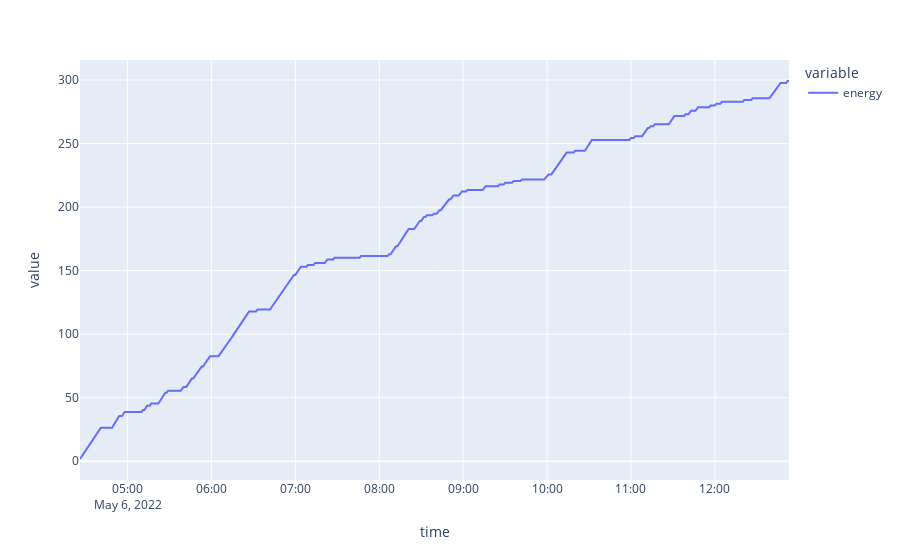

The notebook cell this image was saved under:
### Code cell
energy['energy'].cumsum().plot()

### Figure 1 — Plotly figure (JSON) as saved in the notebook; plotly's stock layout.template omitted (floating-point values rounded to 4 significant figures; data arrays with more than 128 entries replaced by an {"elided": "..."} marker saying what was removed)
{"data": [{"hovertemplate": "variable=energy<br>time=%{x}<br>value=%{y}<extra></extra>", "legendgroup": "energy", "line": {"color": "#636efa", "dash": "solid"}, "marker": {"symbol": "circle"}, "mode": "lines", "name": "energy", "orientation": "v", "showlegend": true, "type": "scatter", "x": {"elided": "508 str values"}, "xaxis": "x", "y": {"elided": "508 float values"}, "yaxis": "y"}], "layout": {"autosize": true, "legend": {"title": {"text": "variable"}, "tracegroupgap": 0}, "margin": {"t": 60}, "xaxis": {"anchor": "y", "autorange": true, "domain": [0, 1], "range": ["2022-05-06 04:26", "2022-05-06 12:53"], "title": {"text": "time"}, "type": "date"}, "yaxis": {"anchor": "x", "autorange": true, "domain": [0, 1], "range": [-14.75, 315.8], "title": {"text": "value"}, "type": "linear"}}}
